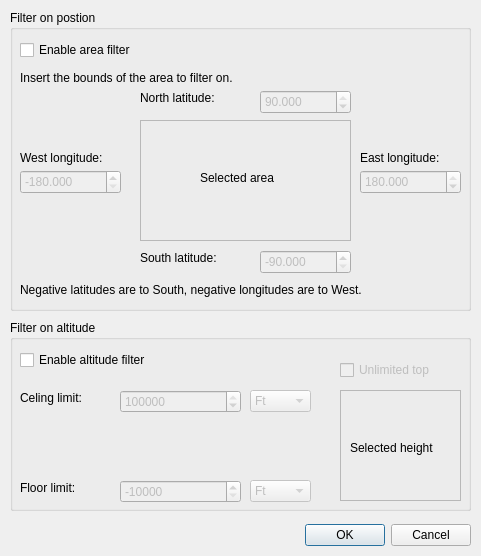
<?xml version="1.0" encoding="UTF-8"?>
<ui version="4.0">
 <class>LimitsDialog</class>
 <widget class="QDialog" name="LimitsDialog">
  <property name="geometry">
   <rect>
    <x>0</x>
    <y>0</y>
    <width>481</width>
    <height>556</height>
   </rect>
  </property>
  <property name="windowTitle">
   <string>Insert filtering area limits</string>
  </property>
  <widget class="QDialogButtonBox" name="buttonBox">
   <property name="geometry">
    <rect>
     <x>300</x>
     <y>520</y>
     <width>171</width>
     <height>31</height>
    </rect>
   </property>
   <property name="sizePolicy">
    <sizepolicy hsizetype="Expanding" vsizetype="Fixed">
     <horstretch>0</horstretch>
     <verstretch>0</verstretch>
    </sizepolicy>
   </property>
   <property name="toolTip">
    <string>Confirm and apply filter selection with &quot;OK&quot; or abort with &quot;Cancel&quot;.</string>
   </property>
   <property name="orientation">
    <enum>Qt::Horizontal</enum>
   </property>
   <property name="standardButtons">
    <set>QDialogButtonBox::Cancel|QDialogButtonBox::Ok</set>
   </property>
  </widget>
  <widget class="QGroupBox" name="positionGroupBox">
   <property name="geometry">
    <rect>
     <x>10</x>
     <y>10</y>
     <width>461</width>
     <height>301</height>
    </rect>
   </property>
   <property name="title">
    <string>Filter on postion</string>
   </property>
   <widget class="QLabel" name="label_7">
    <property name="geometry">
     <rect>
      <x>10</x>
      <y>270</y>
      <width>451</width>
      <height>20</height>
     </rect>
    </property>
    <property name="text">
     <string>Negative latitudes are to South, negative longitudes are to West.</string>
    </property>
   </widget>
   <widget class="QLabel" name="label_2">
    <property name="geometry">
     <rect>
      <x>130</x>
      <y>80</y>
      <width>111</width>
      <height>16</height>
     </rect>
    </property>
    <property name="text">
     <string>North latitude:</string>
    </property>
   </widget>
   <widget class="QLabel" name="label_5">
    <property name="geometry">
     <rect>
      <x>130</x>
      <y>240</y>
      <width>111</width>
      <height>16</height>
     </rect>
    </property>
    <property name="text">
     <string>South latitude:</string>
    </property>
   </widget>
   <widget class="QDoubleSpinBox" name="leftLonSpinBox">
    <property name="enabled">
     <bool>false</bool>
    </property>
    <property name="geometry">
     <rect>
      <x>10</x>
      <y>160</y>
      <width>101</width>
      <height>24</height>
     </rect>
    </property>
    <property name="toolTip">
     <string>Enter here the western longitude of your selection</string>
    </property>
    <property name="decimals">
     <number>3</number>
    </property>
    <property name="minimum">
     <double>-180.000000000000000</double>
    </property>
    <property name="maximum">
     <double>180.000000000000000</double>
    </property>
    <property name="value">
     <double>-180.000000000000000</double>
    </property>
   </widget>
   <widget class="QDoubleSpinBox" name="bottomLatSpinBox">
    <property name="enabled">
     <bool>false</bool>
    </property>
    <property name="geometry">
     <rect>
      <x>250</x>
      <y>240</y>
      <width>91</width>
      <height>24</height>
     </rect>
    </property>
    <property name="toolTip">
     <string>Enter here the southern latitude of your selection</string>
    </property>
    <property name="decimals">
     <number>3</number>
    </property>
    <property name="minimum">
     <double>-90.000000000000000</double>
    </property>
    <property name="maximum">
     <double>90.000000000000000</double>
    </property>
    <property name="value">
     <double>-90.000000000000000</double>
    </property>
   </widget>
   <widget class="QDoubleSpinBox" name="rightLonSpinBox">
    <property name="enabled">
     <bool>false</bool>
    </property>
    <property name="geometry">
     <rect>
      <x>350</x>
      <y>160</y>
      <width>101</width>
      <height>24</height>
     </rect>
    </property>
    <property name="toolTip">
     <string>Enter here the eastern longitude of your selection</string>
    </property>
    <property name="decimals">
     <number>3</number>
    </property>
    <property name="minimum">
     <double>-180.000000000000000</double>
    </property>
    <property name="maximum">
     <double>180.000000000000000</double>
    </property>
    <property name="value">
     <double>180.000000000000000</double>
    </property>
   </widget>
   <widget class="QDoubleSpinBox" name="topLatSpinBox">
    <property name="enabled">
     <bool>false</bool>
    </property>
    <property name="geometry">
     <rect>
      <x>250</x>
      <y>80</y>
      <width>91</width>
      <height>24</height>
     </rect>
    </property>
    <property name="toolTip">
     <string>Enter here the northern latitude of your selection</string>
    </property>
    <property name="decimals">
     <number>3</number>
    </property>
    <property name="minimum">
     <double>-90.000000000000000</double>
    </property>
    <property name="maximum">
     <double>90.000000000000000</double>
    </property>
    <property name="value">
     <double>90.000000000000000</double>
    </property>
   </widget>
   <widget class="QLabel" name="label_6">
    <property name="geometry">
     <rect>
      <x>10</x>
      <y>60</y>
      <width>341</width>
      <height>16</height>
     </rect>
    </property>
    <property name="text">
     <string>Insert the bounds of the area to filter on.</string>
    </property>
   </widget>
   <widget class="QFrame" name="positionArea">
    <property name="geometry">
     <rect>
      <x>130</x>
      <y>110</y>
      <width>211</width>
      <height>121</height>
     </rect>
    </property>
    <property name="frameShape">
     <enum>QFrame::StyledPanel</enum>
    </property>
    <property name="frameShadow">
     <enum>QFrame::Raised</enum>
    </property>
    <widget class="QLabel" name="label">
     <property name="geometry">
      <rect>
       <x>60</x>
       <y>50</y>
       <width>101</width>
       <height>16</height>
      </rect>
     </property>
     <property name="text">
      <string>Selected area</string>
     </property>
    </widget>
   </widget>
   <widget class="QLabel" name="label_3">
    <property name="geometry">
     <rect>
      <x>10</x>
      <y>140</y>
      <width>111</width>
      <height>16</height>
     </rect>
    </property>
    <property name="text">
     <string>West longitude:</string>
    </property>
   </widget>
   <widget class="QLabel" name="label_4">
    <property name="geometry">
     <rect>
      <x>350</x>
      <y>140</y>
      <width>111</width>
      <height>16</height>
     </rect>
    </property>
    <property name="text">
     <string>East longitude:</string>
    </property>
   </widget>
   <widget class="QCheckBox" name="filterOnPositionCheckBox">
    <property name="geometry">
     <rect>
      <x>10</x>
      <y>30</y>
      <width>161</width>
      <height>20</height>
     </rect>
    </property>
    <property name="toolTip">
     <string>Tick this check box to enable the area filter.</string>
    </property>
    <property name="text">
     <string>Enable area filter</string>
    </property>
   </widget>
  </widget>
  <widget class="QGroupBox" name="altitudeGroupBox">
   <property name="geometry">
    <rect>
     <x>10</x>
     <y>320</y>
     <width>461</width>
     <height>191</height>
    </rect>
   </property>
   <property name="title">
    <string>Filter on altitude</string>
   </property>
   <widget class="QCheckBox" name="filterOnAltitudeCheckBox">
    <property name="geometry">
     <rect>
      <x>10</x>
      <y>30</y>
      <width>161</width>
      <height>20</height>
     </rect>
    </property>
    <property name="toolTip">
     <string>Tick this check box to enable the altitude filter.</string>
    </property>
    <property name="text">
     <string>Enable altitude filter</string>
    </property>
   </widget>
   <widget class="QLabel" name="label_8">
    <property name="geometry">
     <rect>
      <x>10</x>
      <y>70</y>
      <width>91</width>
      <height>16</height>
     </rect>
    </property>
    <property name="text">
     <string>Celing limit:</string>
    </property>
   </widget>
   <widget class="QFrame" name="altitudeArea">
    <property name="geometry">
     <rect>
      <x>330</x>
      <y>70</y>
      <width>121</width>
      <height>111</height>
     </rect>
    </property>
    <property name="frameShape">
     <enum>QFrame::StyledPanel</enum>
    </property>
    <property name="frameShadow">
     <enum>QFrame::Raised</enum>
    </property>
    <widget class="QLabel" name="label_9">
     <property name="geometry">
      <rect>
       <x>10</x>
       <y>50</y>
       <width>111</width>
       <height>16</height>
      </rect>
     </property>
     <property name="text">
      <string>Selected height</string>
     </property>
    </widget>
   </widget>
   <widget class="QLabel" name="label_10">
    <property name="geometry">
     <rect>
      <x>10</x>
      <y>160</y>
      <width>91</width>
      <height>16</height>
     </rect>
    </property>
    <property name="text">
     <string>Floor limit:</string>
    </property>
   </widget>
   <widget class="QSpinBox" name="hiAltLimitSpinBox">
    <property name="enabled">
     <bool>false</bool>
    </property>
    <property name="geometry">
     <rect>
      <x>110</x>
      <y>70</y>
      <width>121</width>
      <height>23</height>
     </rect>
    </property>
    <property name="toolTip">
     <string>Enter here the maximum altitude MSL for the altitude filter.</string>
    </property>
    <property name="minimum">
     <number>-10000</number>
    </property>
    <property name="maximum">
     <number>200000</number>
    </property>
    <property name="value">
     <number>200000</number>
    </property>
   </widget>
   <widget class="QSpinBox" name="lowAltLimitSpinBox">
    <property name="enabled">
     <bool>false</bool>
    </property>
    <property name="geometry">
     <rect>
      <x>110</x>
      <y>160</y>
      <width>121</width>
      <height>23</height>
     </rect>
    </property>
    <property name="toolTip">
     <string>Enter here the minimum altitude MSL for the altitude filter.</string>
    </property>
    <property name="minimum">
     <number>-10000</number>
    </property>
    <property name="maximum">
     <number>200000</number>
    </property>
    <property name="value">
     <number>-10000</number>
    </property>
   </widget>
   <widget class="QCheckBox" name="unlimitedTopAltitudeCheckBox">
    <property name="enabled">
     <bool>false</bool>
    </property>
    <property name="geometry">
     <rect>
      <x>330</x>
      <y>40</y>
      <width>121</width>
      <height>20</height>
     </rect>
    </property>
    <property name="toolTip">
     <string>Tick this check box to remove the maximum altitude limit.</string>
    </property>
    <property name="text">
     <string>Unlimited top</string>
    </property>
   </widget>
   <widget class="QComboBox" name="hiAltLimitUnitComboBox">
    <property name="enabled">
     <bool>false</bool>
    </property>
    <property name="geometry">
     <rect>
      <x>240</x>
      <y>70</y>
      <width>61</width>
      <height>22</height>
     </rect>
    </property>
    <property name="toolTip">
     <string>Select here the measure unit for the maximum filtering altitude.</string>
    </property>
    <property name="maxVisibleItems">
     <number>2</number>
    </property>
    <property name="insertPolicy">
     <enum>QComboBox::NoInsert</enum>
    </property>
    <item>
     <property name="text">
      <string>Ft</string>
     </property>
    </item>
    <item>
     <property name="text">
      <string>m</string>
     </property>
    </item>
   </widget>
   <widget class="QComboBox" name="lowAltLimitUnitComboBox">
    <property name="enabled">
     <bool>false</bool>
    </property>
    <property name="geometry">
     <rect>
      <x>240</x>
      <y>160</y>
      <width>61</width>
      <height>22</height>
     </rect>
    </property>
    <property name="toolTip">
     <string>Select here the measure unit for the minimum filtering altitude.</string>
    </property>
    <property name="maxVisibleItems">
     <number>2</number>
    </property>
    <property name="insertPolicy">
     <enum>QComboBox::NoInsert</enum>
    </property>
    <item>
     <property name="text">
      <string>Ft</string>
     </property>
    </item>
    <item>
     <property name="text">
      <string>m</string>
     </property>
    </item>
   </widget>
  </widget>
 </widget>
 <tabstops>
  <tabstop>topLatSpinBox</tabstop>
  <tabstop>bottomLatSpinBox</tabstop>
  <tabstop>leftLonSpinBox</tabstop>
  <tabstop>rightLonSpinBox</tabstop>
 </tabstops>
 <resources/>
 <connections>
  <connection>
   <sender>buttonBox</sender>
   <signal>accepted()</signal>
   <receiver>LimitsDialog</receiver>
   <slot>accept()</slot>
   <hints>
    <hint type="sourcelabel">
     <x>248</x>
     <y>254</y>
    </hint>
    <hint type="destinationlabel">
     <x>157</x>
     <y>274</y>
    </hint>
   </hints>
  </connection>
  <connection>
   <sender>buttonBox</sender>
   <signal>rejected()</signal>
   <receiver>LimitsDialog</receiver>
   <slot>reject()</slot>
   <hints>
    <hint type="sourcelabel">
     <x>316</x>
     <y>260</y>
    </hint>
    <hint type="destinationlabel">
     <x>286</x>
     <y>274</y>
    </hint>
   </hints>
  </connection>
 </connections>
</ui>
